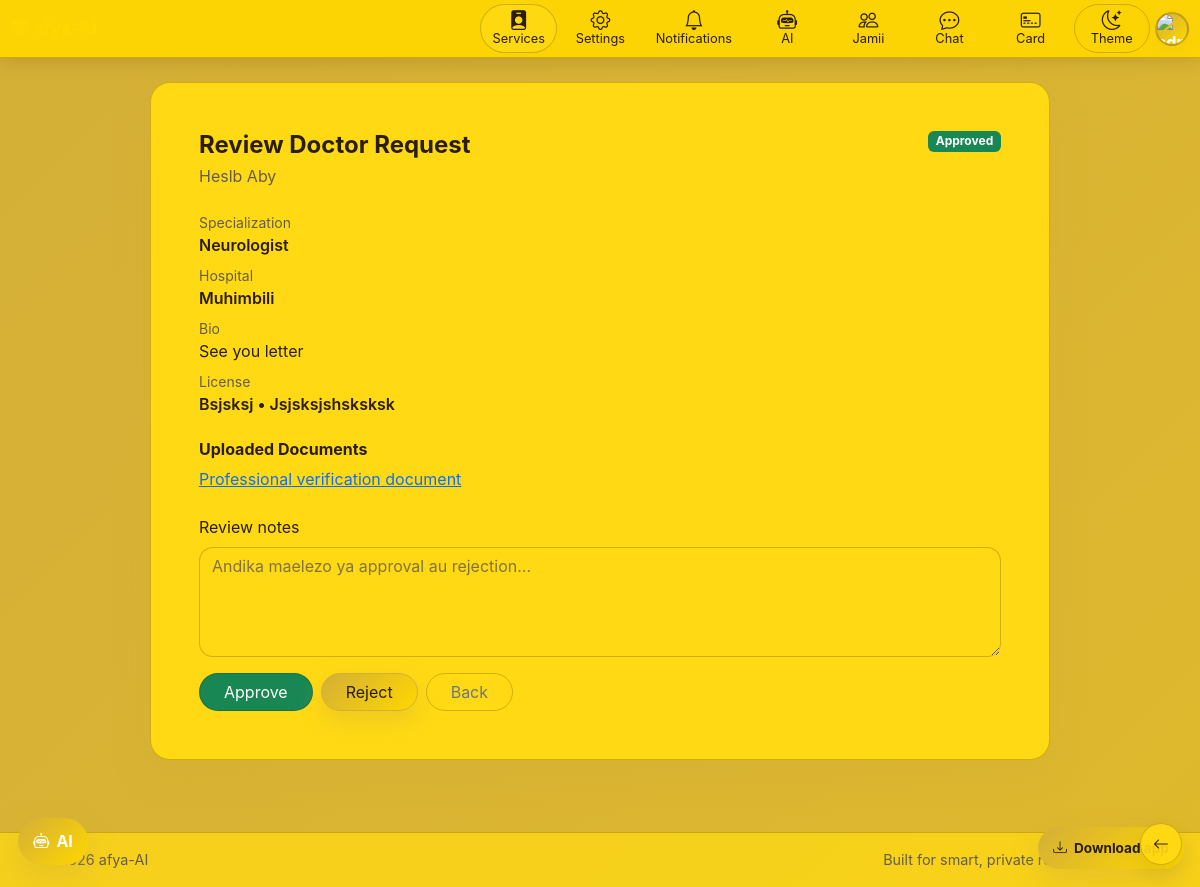
/sw/doctor/approval/3/ (signed in), run on the app's committed database.
### doctor/models.py (models this page shows, shortened)
class DoctorVerificationRequest(models.Model):
	STATUS_PENDING = 'pending'
	STATUS_APPROVED = 'approved'
	STATUS_REJECTED = 'rejected'
	STATUS_CHOICES = [
		(STATUS_PENDING, 'Pending'),
		(STATUS_APPROVED, 'Approved'),
		(STATUS_REJECTED, 'Rejected'),
	]
	doctor_profile = models.OneToOneField(
		DoctorProfile,
		on_delete=models.CASCADE,
		related_name='verification_request',
	)
	license_number = models.CharField(max_length=120)
	issuing_body = models.CharField(max_length=150, blank=True)
	status = models.CharField(max_length=20, choices=STATUS_CHOICES, default=STATUS_PENDING)
	review_notes = models.TextField(blank=True)
	submitted_at = models.DateTimeField(auto_now_add=True)
	reviewed_at = models.DateTimeField(null=True, blank=True)
	reviewed_by = models.ForeignKey(
		User,
		on_delete=models.SET_NULL,
		null=True,
		blank=True,
		related_name='reviewed_doctor_requests',
	)
	class Meta:
		ordering = ['-submitted_at']

class DoctorVerificationDocument(models.Model):
	verification_request = models.ForeignKey(
		DoctorVerificationRequest,
		on_delete=models.CASCADE,
		related_name='documents',
	)
	title = models.CharField(max_length=120, default='Medical License')
	document = models.FileField(upload_to='doctor_verifications/')
	uploaded_at = models.DateTimeField(auto_now_add=True)
	class Meta:
		ordering = ['-uploaded_at']

### menstrual/models.py (models this page shows, shortened)
class DoctorProfile(models.Model):
    GENDER_CHOICES = [
        ('female', _('Female')),
        ('male', _('Male')),
    ]
    user = models.OneToOneField(User, on_delete=models.CASCADE, related_name='doctor_profile')
    gender = models.CharField(max_length=10, choices=GENDER_CHOICES, default='female')
    specialization = models.CharField(max_length=100)
    bio = models.TextField()
    hospital_name = models.CharField(max_length=200, blank=True)
    verified = models.BooleanField(default=False)

### doctor/views.py (the view, shortened to what this page needs)
# urls.py: path('approval/<int:request_id>/', ReviewDoctorRequestView.as_view(), name='review_request'),
class ReviewDoctorRequestView(AdminRequiredMixin, View):
	template_name = 'doctor/review_request.html'
	def get(self, request, request_id, *args, **kwargs):
		verification_request = get_object_or_404(
			DoctorVerificationRequest.objects.select_related('doctor_profile__user', 'reviewed_by').prefetch_related('documents'),
			pk=request_id,
		)
		return render(request, self.template_name, {'verification_request': verification_request})

### card/models.py (called while the page is built, shortened)
def ensure_persona_update_notification(user):
	if not user.is_authenticated:
		return
	persona = UserAIPersona.objects.filter(user=user).first()
	if not persona:
		return
	config, _ = PersonaReminderConfig.objects.get_or_create(user=user)
	now = timezone.now()
	due_at = persona.updated_at + timedelta(days=config.interval_days)
	if now < due_at:
		return

### users/context_processors.py (called while the page is built)
def role_flags(request):
    user = getattr(request, 'user', None)
    user_gender = get_user_gender(user)
    avatar_url = ''
    user_initial = ''
    if getattr(user, 'is_authenticated', False):
        user_initial = (getattr(user, 'username', '')[:1] or '?').upper()
        persona = getattr(user, 'ai_persona', None)
        if persona and getattr(persona, 'avatar', None):
            try:
                avatar_url = persona.avatar.url
            except ValueError:
                avatar_url = ''
    return {
        'is_admin_user': is_admin(user),
        'is_doctor_user': is_doctor(user),
        'is_moderator_user': is_moderator(user),
        'user_gender': user_gender,
        'is_female_user': user_gender == 'female',
        'is_male_user': user_gender == 'male',
        'current_user_avatar_url': avatar_url,
        'current_user_initial': user_initial,
    }

### users/permissions.py (called while the page is built)
def is_admin(user):
    return bool(user and user.is_authenticated and (user.is_staff or user.is_superuser))

def is_doctor(user):
    return bool(user and user.is_authenticated and user.groups.filter(name=DOCTOR_GROUP).exists())

def is_moderator(user):
    return bool(user and user.is_authenticated and user.groups.filter(name=MODERATOR_GROUP).exists())

    def test_func(self):
        return is_admin(self.request.user)

### users/utils.py (called while the page is built)
def get_user_gender(user):
    if not user or not user.is_authenticated:
        return None
    persona = getattr(user, 'ai_persona', None)
    if not persona or not persona.gender:
        return None
    gender = (persona.gender or '').strip().lower()
    if gender in {'female', 'male'}:
        return gender
    return None

### doctor/templates/doctor/review_request.html (shortened to what this page needs)
{% extends 'base.html' %}
{% block content %}
<div class="py-4" style="max-width: 900px; margin: 0 auto;">
    <div class="card-custom p-4 p-lg-5">
        <div class="d-flex justify-content-between align-items-start flex-wrap gap-3 mb-4">
            <div>
                <h4 class="fw-bold mb-1">Review Doctor Request</h4>
                <p class="text-muted mb-0">{{ verification_request.doctor_profile.user.get_full_name|default:verification_request.doctor_profile.user.username }}</p>
            </div>
            <span class="badge {% if verification_request.status == 'approved' %}text-bg-success{% elif verification_request.status == 'rejected' %}text-bg-danger{% else %}text-bg-warning{% endif %}">
                {{ verification_request.status|title }}
            </span>
        </div>
        <div class="mb-4">
            <div class="small text-muted">Specialization</div>
            <div class="fw-semibold">{{ verification_request.doctor_profile.specialization }}</div>
            <div class="small text-muted mt-2">Hospital</div>
            <div class="fw-semibold">{{ verification_request.doctor_profile.hospital_name|default:'N/A' }}</div>
            <div class="small text-muted mt-2">Bio</div>
            <div>{{ verification_request.doctor_profile.bio }}</div>
            <div class="small text-muted mt-2">License</div>
            <div class="fw-semibold">{{ verification_request.license_number }}{% if verification_request.issuing_body %} • {{ verification_request.issuing_body }}{% endif %}</div>
        </div>
        <div class="mb-4">
            <h6 class="fw-bold">Uploaded Documents</h6>
            {% for doc in verification_request.documents.all %}
            <div class="mb-2"><a href="{{ doc.document.url }}" target="_blank">{{ doc.title }}</a></div>
            {% empty %}
            <div class="text-muted">Hakuna document.</div>
            {% endfor %}
        </div>
        <form method="post">
            <label class="form-label">Review notes</label>
            <textarea name="review_notes" class="form-control mb-3" rows="4" placeholder="Andika maelezo ya approval au rejection..."></textarea>
            <div class="d-flex gap-2 flex-wrap">
                <button type="submit" name="action" value="approve" class="btn btn-success rounded-pill px-4">Approve</button>
                <button type="submit" name="action" value="reject" class="btn btn-danger rounded-pill px-4">Reject</button>
                <a href="{% url 'doctor:approval_dashboard' %}" class="btn btn-outline-secondary rounded-pill px-4">Back</a>
            </div>
        </form>
    </div>
</div>
{% endblock %}

### data on the page
DoctorVerificationRequest: doctor_profile.user.get_full_name "Heslb Aby", status "Approved", doctor_profile.specialization "Neurologist", doctor_profile.hospital_name "Muhimbili", doctor_profile.bio "See you letter", license_number "Bsjsksj", issuing_body "Jsjsksjshsksksk"
DoctorVerificationDocument: title "Professional verification document"
